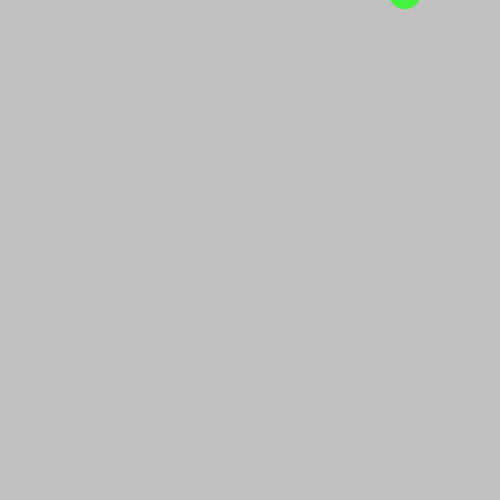
Frame 1 (no input)
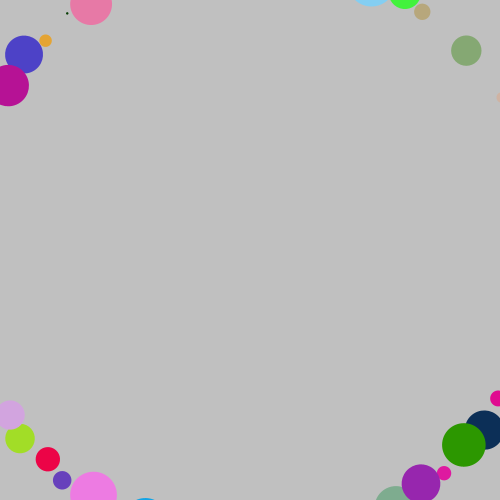
Frame 60 (the mouse pressed at the canvas centre just before this capture)
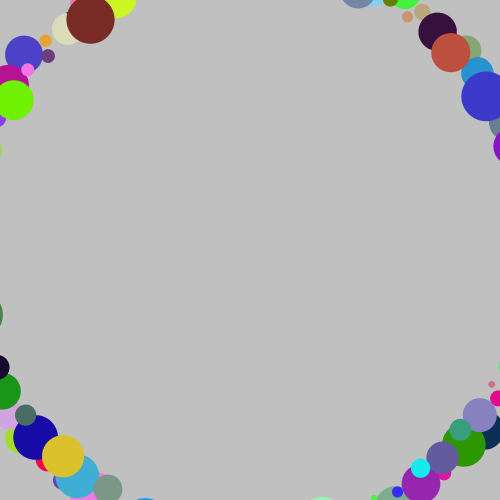
Frame 120 (the mouse held since frame 60 and released just before this capture)

The Processing sketch that drew these frames (run headless with seeded random() and noise(); from frame 60 on, the mouse is pressed at the canvas centre):

// Processing sketch: mandala
// ── mandala.pde
float r = 200;

void setup(){
	// noLoop();
	// frameRate(20);
	size(500, 500);
	background(192,192,192);
}



void draw(){

	noStroke();

	// // translate(125, 125);
	// translate(width/2, height/2);
	// rotate(r);

	// fill(random(0,255),random(0,255),random(0,255));
	// ellipse(250, 250, circle_size, circle_size);


	translate(width/2, height/2);
 	rotate(r);

 	float circle_size = random(50);

 	fill(random(0,255),random(0,255),random(0,255));
 	ellipse(100 + r, 10, circle_size, circle_size);
 	r = r - 0.2;
	
}


// float r = 0;

// void setup() {
//   size(400,400);
//   background(10);
//   smooth();
//   noStroke();
// }
// void draw() {
//   translate(width/2, height/2);
//   fill(255);
//   rotate(r);
//   float circle_size = random(5, 15);
//   ellipse(100 + r, 10, circle_size, circle_size);
//   r = r + 0.2;
//   println(r);
// }
